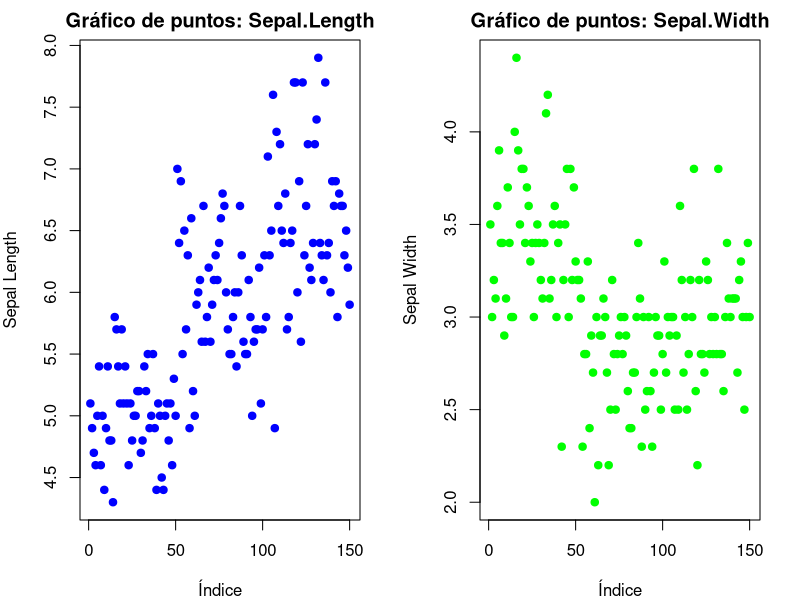
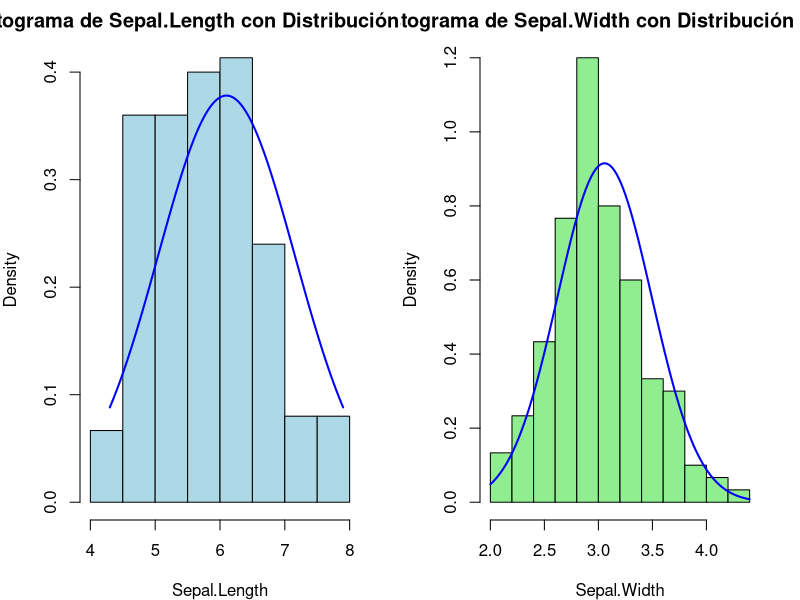
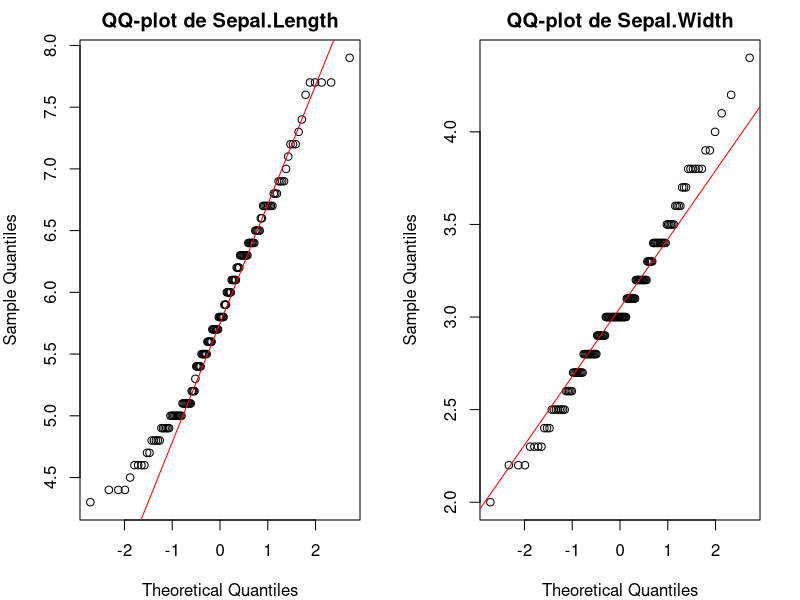
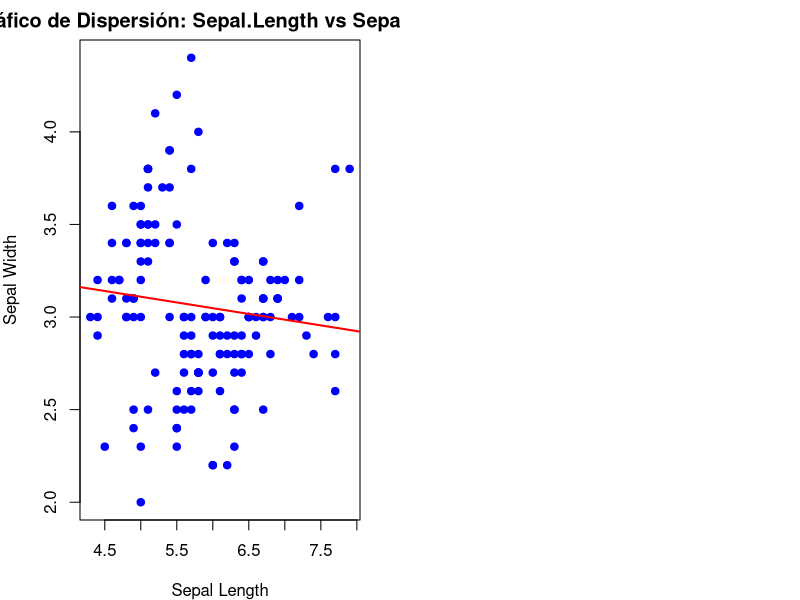
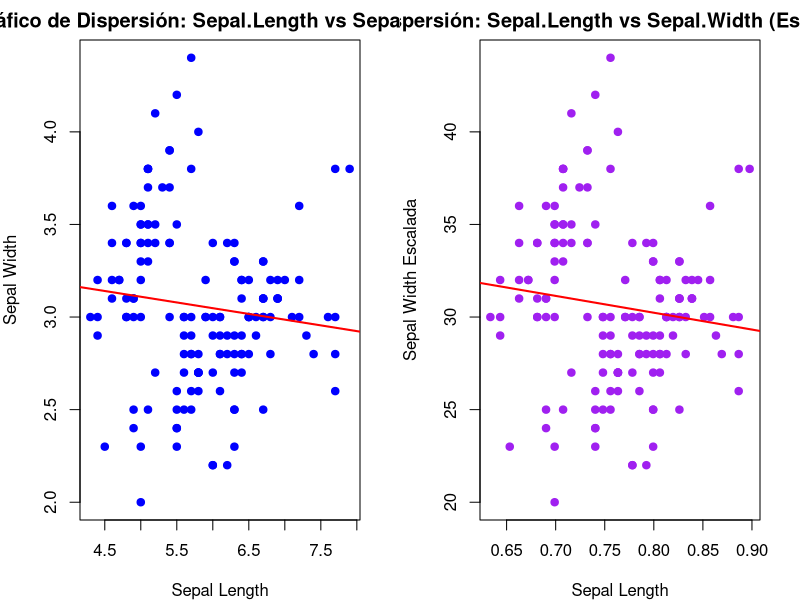
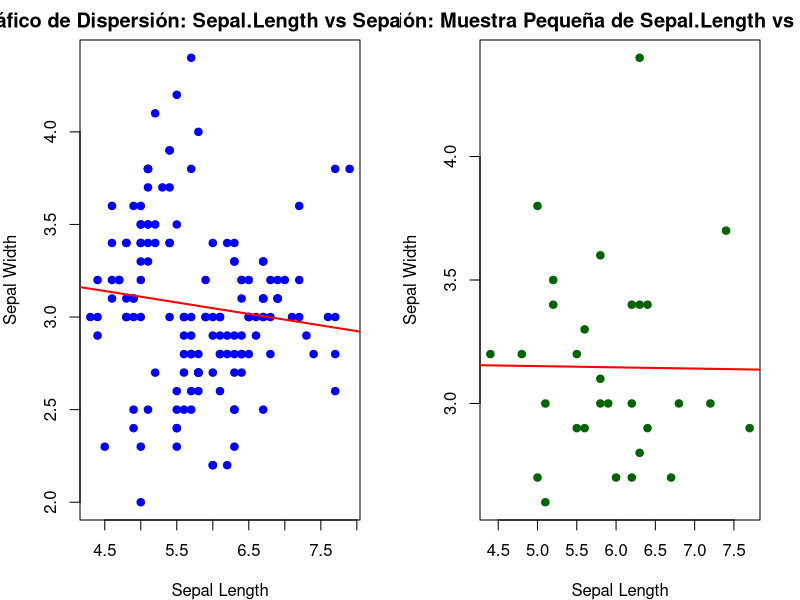
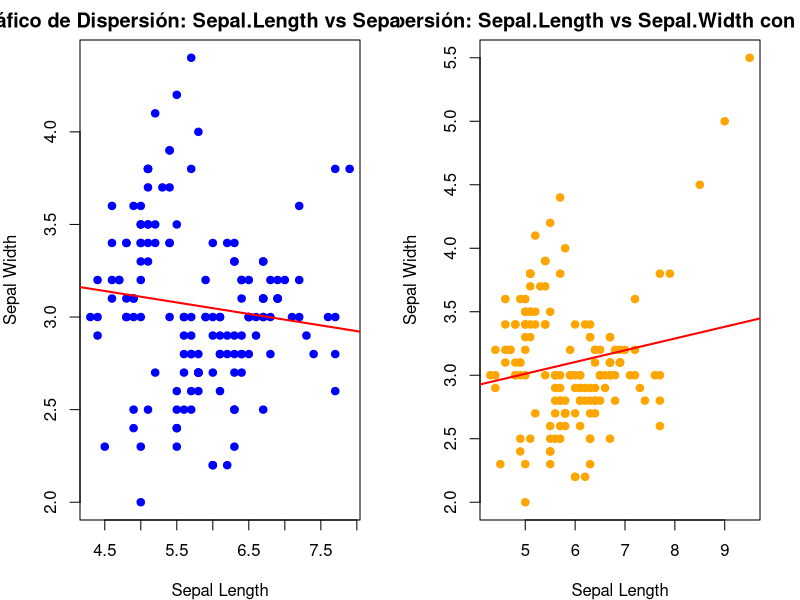
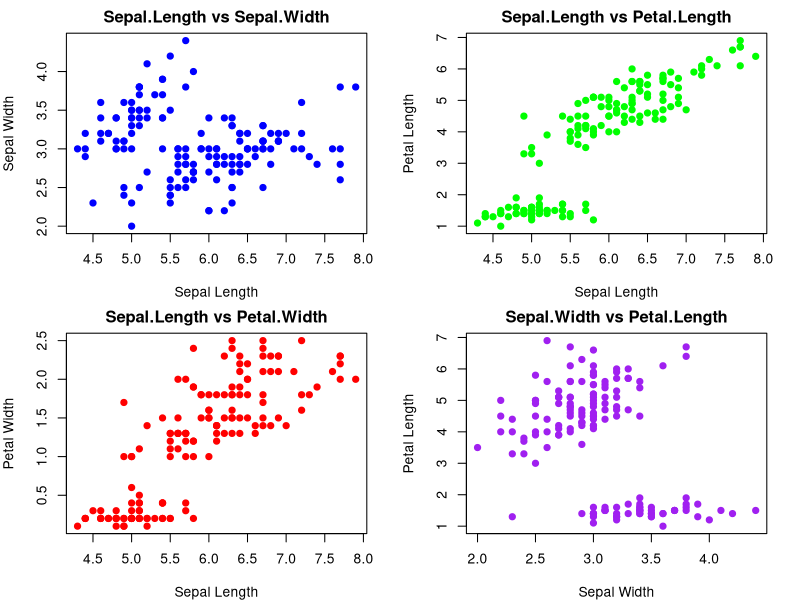

The R script that drew these images, in order:
# UNIVERSIDAD DE NARIÑO
# FACULTAD DE CIENCIAS EXACTAS Y NATURALES
# PROGRAMA DE BIOLOGÍA
# Asignatura: Análisis de datos II
# Profesor: Jhon Jairo Calderón – Diego E. Martinez Revelo
#
# Análisis de correlación
#
# librerias
  library(nortest)
  #
# Correlación simple
    #
    #Cargar el dataset iris
    data(iris)
    #
    # Seleccionar las variables numéricas de interés (Sepal.Length y Sepal.Width)
    x <- iris$Sepal.Length
    y <- iris$Sepal.Width
    #
  # 1. Gráfico de puntos para visualizar el comportamiento de cada variable
    par(mfrow = c(1, 2), mar=c(4,4,2,2)) 
    plot(x, main = "Gráfico de puntos: Sepal.Length", ylab = "Sepal Length", 
       xlab = "Índice", pch = 19, col = "blue") # Gráfico de puntos de Sepal.Length
    plot(y, main = "Gráfico de puntos: Sepal.Width", ylab = "Sepal Width", 
       xlab = "Índice", pch = 19, col = "green")   # Gráfico de puntos de Sepal.Width
    #
  # 2. Evaluación de la normalidad de Sepal.Length y Sepal.Width
    #
    # Histogramas
    #
    par(mfrow = c(1, 2), mar=c(4,4,2,2))
    hist(x, probability = TRUE, main = "Histograma de Sepal.Length con Distribución Normal",
       xlab = "Sepal.Length", col = "lightblue", border = "black")
    curve(dnorm(x, mean = mean(x), sd = sd(x)), from = min(x), to = max(x), 
        add = TRUE, col = "blue", lwd = 2)
    hist(y, probability = TRUE, main = "Histograma de Sepal.Width con Distribución Normal",
       xlab = "Sepal.Width", col = "lightgreen", border = "black")
    curve(dnorm(x, mean = mean(y), sd = sd(y)), from = min(y), to = max(y), 
          add = TRUE, col = "blue", lwd = 2)
    # QQ-plots
    par(mfrow = c(1, 2), mar=c(4,4,2,2))
    qqnorm(x, main = "QQ-plot de Sepal.Length")
    qqline(x, col = "red")
    qqnorm(y, main = "QQ-plot de Sepal.Width")
    qqline(y, col = "red")
    #
  # Pruebas de normalidad
    shapiro.test(x)
    shapiro.test(y)
    ad.test(x)
    ad.test(y)
    #
    # Interprete los resultados de las graficas y pruebas: ¿Los datos son normales?
    #
  # 3. Correlación de Pearson y Spearman para Sepal.Length y Sepal.Width
    #
    pearson_corr <- cor(x, y, method = "pearson")
    cat("Correlación de Pearson: ", pearson_corr, "\n")
    r_squared_pearson <- pearson_corr^2
    print(paste("R^2 para Pearson:", r_squared_pearson))
    # Interpretación:
    # La correlación de Pearson mide la relación lineal entre las variables.
    # - r = 1: Relación lineal positiva perfecta.
    # - r = -1: Relación lineal negativa perfecta.
    # - r = 0: Sin relación lineal.
    # - 0.3 - 0.7: Correlación positiva moderada.
    # - 0.7 - 1: Correlación positiva fuerte.
    # - -0.3 - -0.7: Correlación negativa moderada.
    # - -0.7 - -1: Correlación negativa fuerte.
    spearman_corr <- cor(x, y, method = "spearman")
    cat("Correlación de Spearman: ", spearman_corr, "\n")
    r_squared_spearman <- spearman_corr^2
    print(paste("R^2 para Spearman:", r_squared_spearman))
    # Interpretación:
    # La correlación de Spearman mide la relación monotónica basada en rangos.
    # - ρ = 1: Relación monotónica positiva perfecta.
    # - ρ = -1: Relación monotónica negativa perfecta.
    # - ρ = 0: Sin relación monotónica.
    # - 0.3 - 0.7: Correlación positiva moderada en rangos.
    # - 0.7 - 1: Correlación positiva fuerte en rangos.
    # - -0.3 - -0.7: Correlación negativa moderada en rangos.
    # - -0.7 - -1: Correlación negativa fuerte en rangos.
    #
  # Gráfico de dispersión entre las dos variables
    plot(x, y, main = "Gráfico de Dispersión: Sepal.Length vs Sepal.Width",
    xlab = "Sepal Length", ylab = "Sepal Width", pch = 19, col = "blue")
    abline(lm(y ~ x), col = "red", lwd = 2)  # Línea de regresión ajustada
    #
    # Interpretación: El gráfico de dispersión muestra la relación entre 
    #Sepal.Length y Sepal.Width. La línea de regresión muestra la tendencia lineal
    # entre las dos variables.
    # Que interpretación puede hacer de la figura: Hay correlación?
    #
  # 4. Sensibilidad de la correlación
      #
    # Evaluación de la sensibilidad de la correlación a la escala de las variables
      #
      # Ajustar escala de Sepal.Width y observar la correlación
      y_scaled <- y * 10  # Cambiar la escala de Sepal.Width
      x_scaled <- log10(x)
      pearson_corr_scaled <- cor(x_scaled, y_scaled, method = "pearson")
      cat("Correlación de Pearson con escala cambiada en Sepal.Width: ", pearson_corr_scaled, "\n")
      r_pearson_corr_scaled <- pearson_corr_scaled^2
      print(paste("R^2 para Pearson scaled:", r_squared_pearson))
      # Interpretación: La correlación no debería cambiar al ajustar la escala de
      # las variables. Esto verifica que la correlación de Pearson es insensible a 
      # la escala de las variables.
      #
      # Gráfico de dispersión con la variable escalada
      par(mfrow = c(1, 2), mar=c(4,4,2,2))
      plot(x, y, main = "Gráfico de Dispersión: Sepal.Length vs Sepal.Width",
           xlab = "Sepal Length", ylab = "Sepal Width", pch = 19, col = "blue")
      abline(lm(y ~ x), col = "red", lwd = 2)  # Línea de regresión ajustada
      plot(x_scaled, y_scaled, main = "Dispersión: Sepal.Length vs Sepal.Width (Escalada)", 
          xlab = "Sepal Length", ylab = "Sepal Width Escalada", pch = 19, col = "purple")
      abline(lm(y_scaled ~ x_scaled), col = "red", lwd = 2)  # Línea de regresión ajustada
      #
    # Sensibilidad al tamaño de muestra: usar una muestra más pequeña
      sample_size <- 30  # Tomar una muestra aleatoria
      x_sample <- sample(x, sample_size)
      y_sample <- sample(y, sample_size)
      pearson_corr_sample <- cor(x_sample, y_sample, method = "pearson")
      cat("Correlación de Pearson con muestra pequeña: ", pearson_corr_sample, "\n")
      r_pearson_corr_sample <- pearson_corr_sample^2
      print(paste("R^2 para Pearson sample:", r_squared_pearson))
      # Interpretación: La correlación puede variar con diferentes tamaños de muestra. 
      # Evaluar cómo cambia la correlación con una muestra pequeña ayuda a entender 
      # la estabilidad de la correlación con respecto al tamaño de muestra.
      #
      # Gráfico de dispersión con muestra pequeña
      par(mfrow = c(1, 2), mar=c(4,4,2,2))
      plot(x, y, main = "Gráfico de Dispersión: Sepal.Length vs Sepal.Width",
           xlab = "Sepal Length", ylab = "Sepal Width", pch = 19, col = "blue")
      abline(lm(y ~ x), col = "red", lwd = 2)  # Línea de regresión ajustada
      plot(x_sample, y_sample, main = "Dispersión: Muestra Pequeña de Sepal.Length vs Sepal.Width",
         xlab = "Sepal Length", ylab = "Sepal Width", pch = 19, col = "darkgreen")
      abline(lm(y_sample ~ x_sample), col = "red", lwd = 2)  # Línea de regresión ajustada
      #
      # Interpretación: Este gráfico muestra la relación en una muestra pequeña, 
      # destacando posibles variaciones en la correlación debido al tamaño 
      # reducido de la muestra.
      #
    # Evaluación de la sensibilidad a la presencia de outliers
      x_outliers <- c(x, 8.5, 9.0, 9.5)  # Añadir valores atípicos en Sepal.Length
      y_outliers <- c(y, 4.5, 5.0, 5.5)
      pearson_corr_outliers <- cor(x_outliers, y_outliers, method = "pearson")
      cat("Correlación de Pearson con outliers: ", pearson_corr_outliers, "\n")
      r_pearson_corr_outliers <- pearson_corr_outliers^2
      print(paste("R^2 para Pearson outliers:", r_squared_pearson))
            # Interpretación: Los outliers pueden influir significativamente en la 
      # correlación. Evaluar cómo cambian los resultados con outliers ayuda a entender 
      # la robustez de la correlación.
      #
      # Gráfico de dispersión con outliers
      #
      par(mfrow = c(1, 2), mar=c(4,4,2,2))
      plot(x, y, main = "Gráfico de Dispersión: Sepal.Length vs Sepal.Width",
           xlab = "Sepal Length", ylab = "Sepal Width", pch = 19, col = "blue")
      abline(lm(y ~ x), col = "red", lwd = 2)  # Línea de regresión ajustada
      plot(x_outliers, y_outliers, main = "Dispersión: Sepal.Length vs Sepal.Width con Outliers",
         xlab = "Sepal Length", ylab = "Sepal Width", pch = 19, col = "orange")
      abline(lm(y_outliers ~ x_outliers), col = "red", lwd = 2)  # Línea de regresión ajustada
      # Interpretación: Este gráfico muestra la relación entre Sepal.Length y 
      # Sepal.Width con outliers. Los outliers pueden distorsionar la visualización 
      # y la correlación calculada.
      #
      #
# Correlación multiple
    #
    # Cargar el dataset iris
    data(iris)
    # Seleccionar las 4 variables numéricas de interés
    variables <- iris[, 1:4]  # Sepal.Length, Sepal.Width, Petal.Length, Petal.Width
    #
  # 1. Graficar las relaciones entre las variables
    par(mfrow = c(2, 2), mar = c(4, 4, 2, 2))
    plot(variables$Sepal.Length, variables$Sepal.Width, main = "Sepal.Length vs Sepal.Width",
           xlab = "Sepal Length", ylab = "Sepal Width", pch = 19, col = "blue")
    plot(variables$Sepal.Length, variables$Petal.Length, main = "Sepal.Length vs Petal.Length",
           xlab = "Sepal Length", ylab = "Petal Length", pch = 19, col = "green")
    plot(variables$Sepal.Length, variables$Petal.Width, main = "Sepal.Length vs Petal.Width",
           xlab = "Sepal Length", ylab = "Petal Width", pch = 19, col = "red")
    plot(variables$Sepal.Width, variables$Petal.Length, main = "Sepal.Width vs Petal.Length",
           xlab = "Sepal Width", ylab = "Petal Length", pch = 19, col = "purple")
    #
  # 2. Evaluación de la normalidad de las variables
    #
    par(mfrow = c(2, 2), mar = c(4, 4, 2, 2))
    hist(variables$Sepal.Length, probability = TRUE, main = "Histograma de Sepal.Length",
         xlab = "Sepal Length", col = "lightblue", border = "black", ylim = c(0, 0.5))
    curve(dnorm(x, mean = mean(variables$Sepal.Length), sd = sd(variables$Sepal.Length)), 
          from = min(variables$Sepal.Length), to = max(variables$Sepal.Length), 
          add = TRUE, col = "blue", lwd = 3)
    hist(variables$Sepal.Width, probability = TRUE, main = "Histograma de Sepal.Width",
         xlab = "Sepal Width", col = "lightgreen", border = "black")
    curve(dnorm(x, mean = mean(variables$Sepal.Width), sd = sd(variables$Sepal.Width)), 
          from = min(variables$Sepal.Width), to = max(variables$Sepal.Width), 
          add = TRUE, col = "blue", lwd = 3)
    hist(variables$Petal.Length, probability = TRUE, main = "Histograma de Petal.Length",
         xlab = "Petal Length", col = "lightcoral", border = "black")
    curve(dnorm(x, mean = mean(variables$Petal.Length), sd = sd(variables$Petal.Length)), 
          from = min(variables$Petal.Length), to = max(variables$Petal.Length), 
          add = TRUE, col = "blue", lwd = 3)
    hist(variables$Petal.Width, probability = TRUE, main = "Histograma de Petal.Width",
         xlab = "Petal Width", col = "lightgoldenrod", border = "black")
    curve(dnorm(x, mean = mean(variables$Petal.Width), sd = sd(variables$Petal.Width)), 
          from = min(variables$Petal.Width), to = max(variables$Petal.Width), 
          add = TRUE, col = "blue", lwd = 3)
    #
    # q-q lots
    par(mfrow = c(2, 2), mar = c(4, 4, 2, 2))
    qqnorm(variables$Sepal.Length, main = "QQ-plot de Sepal.Length")
    qqline(variables$Sepal.Length, col = "red", lwd = 2)
    qqnorm(variables$Sepal.Width, main = "QQ-plot de Sepal.Width")
    qqline(variables$Sepal.Width, col = "red", lwd = 2)
    qqnorm(variables$Petal.Length, main = "QQ-plot de Petal.Length")
    qqline(variables$Petal.Length, col = "red", lwd = 2)
    qqnorm(variables$Petal.Width, main = "QQ-plot de Petal.Width")
    qqline(variables$Petal.Width, col = "red", lwd = 2)
    #
    # Pruebas de normalidad
    shapiro.test(variables$Sepal.Length)
    shapiro.test(variables$Sepal.Width)
    shapiro.test(variables$Petal.Length)
    shapiro.test(variables$Petal.Width)
    ad.test(variables$Sepal.Length)
    ad.test(variables$Sepal.Width)
    ad.test(variables$Petal.Length)
    ad.test(variables$Petal.Width)
    #
  # 3. Correlaciones
    #
    # Correlación de Pearson
    pearson_corr <- cor(variables, method = "pearson")
    pearson_corr  # Matriz de correlación de Pearson
    r_pearson_corr <- pearson_corr^2
    print(r_pearson_corr)
    #
    # Interpretación matriz de correlación:
    # La matriz de correlación muestra valores entre -1 y 1.
    # Valores cercanos a 1 indican una fuerte correlación positiva,
    # valores cercanos a -1 indican una fuerte correlación negativa,
    # y valores cercanos a 0 indican una débil o nula correlación.
    # En este caso, podemos analizar las correlaciones entre las variables Sepal 
    # y Petal.
    # Por ejemplo, una correlación alta entre Petal.Length y Petal.Width sugiere
    # que conforme una aumenta, la otra también lo hace (relación positiva).
    #
    # Matriz de varianza-covarianza para Pearson
    pearson_cov_matrix <- cov(variables)
    pearson_cov_matrix  # Matriz de varianza-covarianza
    #
    # Interpretación de la matriz de varianza-covarianza (Pearson):
    # La matriz de varianza-covarianza mide la dispersión conjunta de las variables.
    # Los valores diagonales representan la varianza de cada variable individual,
    # es decir, qué tanto se dispersan los datos alrededor de la media.
    # Los valores fuera de la diagonal indican la covarianza entre pares de variables,
    # que mide cómo varían juntas: un valor positivo indica que ambas variables tienden a
    # aumentar o disminuir juntas, mientras que un valor negativo indica que cuando una variable
    # aumenta, la otra tiende a disminuir.
    # Por ejemplo, una covarianza alta entre Petal.Length y Petal.Width indica que estas dos
    # variables tienden a aumentar o disminuir juntas, lo cual sugiere una relación directa.
    #
    # Correlación de Spearman
    spearman_corr <- cor(variables, method = "spearman")
    spearman_corr  # Matriz de correlación de Spearman
    r_spearman_corr <- spearman_corr^2
    print(r_spearman_corr)
    # Interpretación para Spearman:
    # Spearman mide la relación en términos de rangos y es más robusto frente a datos no normales.
    # Una correlación cercana a 1 o -1 sigue indicando relaciones fuertes (positivas o negativas), 
    # mientras que valores cercanos a 0 indican relaciones débiles o nulas.
    # A diferencia de Pearson, Spearman es menos sensible a valores atípicos
    # y puede detectar relaciones no lineales.
    #
    # Calcular la matriz de correlación de Pearson
    pearson_corr_matrix <- cor(variables, method = "pearson")
    cat("Matriz de Correlación de Pearson:\n")
    print(pearson_corr_matrix)
    #
    # Interpretación de la matriz de varianza-covarianza (Pearson):
    # La matriz de varianza-covarianza mide la dispersión conjunta de las variables.
    # Los valores diagonales representan la varianza de cada variable individual,
    # es decir, qué tanto se dispersan los datos alrededor de la media.
    # Los valores fuera de la diagonal indican la covarianza entre pares de variables,
    # que mide cómo varían juntas: un valor positivo indica que ambas variables tienden a
    # aumentar o disminuir juntas, mientras que un valor negativo indica que cuando una variable
    # aumenta, la otra tiende a disminuir.
    # Por ejemplo, una covarianza alta entre Petal.Length y Petal.Width indica que estas dos
    # variables tienden a aumentar o disminuir juntas, lo cual sugiere una relación directa.
    # Gráficos de dispersión entre las variables
    pairs(variables, main = "Gráficos de Dispersión entre las Variables",
          pch = 19, col = "blue")
    #
  # 4. Sensibilidad de la correlación multiple
    #
    # Sensibilidad al tamaño de muestra
    #
    # Crear una muestra pequeña aleatoria (por ejemplo, 50% de los datos)
    set.seed(123)  # Para reproducibilidad
    sample_indices <- sample(1:nrow(variables), size = 0.2 * nrow(variables))  # 50% de los datos
    small_sample <- variables[sample_indices, ]
    #
    # Calcular correlación y matriz de varianza-covarianza para la muestra completa
    pearson_corr_full <- cor(variables, method = "pearson")
    r_pearson_corr_full <- pearson_corr_full^2
    print(r_pearson_corr_full)
    cov_matrix_full <- cov(variables)
    print(cov_matrix_full)
    #
    # Calcular correlación y matriz de varianza-covarianza para la muestra pequeña
    pearson_corr_small <- cor(small_sample, method = "pearson")
    r_pearson_corr_small  <- pearson_corr_small ^2
    print(r_pearson_corr_small )
    cov_matrix_small <- cov(small_sample)
    print(cov_matrix_small)
    #
    # Configuración para gráficos en un solo panel
    pairs(variables, main = "Gráficos de Dispersión (Muestra Completa)",
          pch = 19, col = "blue")
    pairs(small_sample, main = "Gráficos de Dispersión (Muestra Pequeña)",
          pch = 19, col = "red")
    #
    # Mostrar las matrices de correlación y varianza-covarianza
    pearson_corr_full
    cov_matrix_full
    #
    pearson_corr_small
    cov_matrix_small
    #
    # Interpretación de la sensibilidad:
    # - **Matriz de Varianza-Covarianza**: Muestra la covarianza entre pares de  
    #  variables. Se mide en unidades cuadradas.
    #
    # - **Matriz de Correlación**: Muestra la fuerza y dirección de la relación 
    # lineal entre variables, estandarizada para eliminar el efecto de la escala.
    #
    # - **Sensibilidad al Tamaño de Muestra**: La matriz de correlación con un 
    # tamaño de muestra reducido puede diferir de la matriz calculada con la 
    # muestra completa. Un tamaño de muestra más pequeño puede introducir mayor 
    # variabilidad en las estimaciones de correlación.
  
